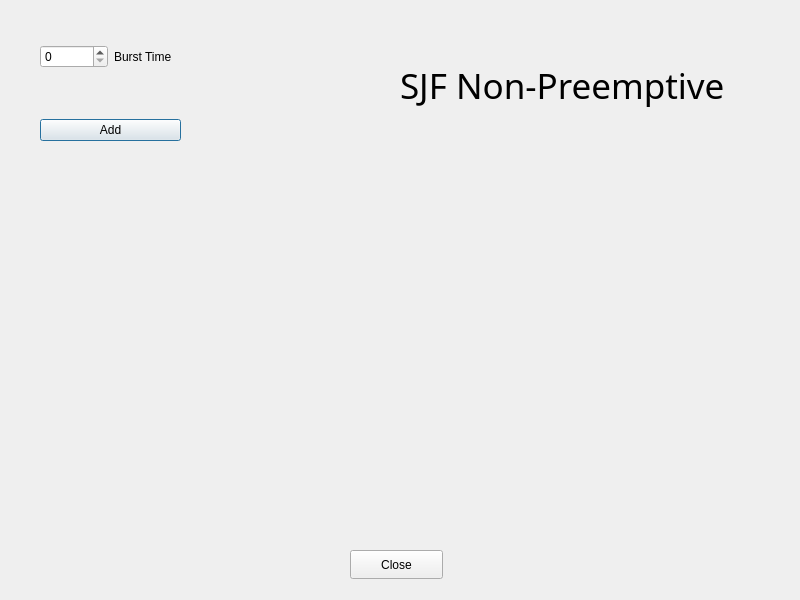
<?xml version="1.0" encoding="UTF-8"?>
<ui version="4.0">
 <class>sjfnon</class>
 <widget class="QDialog" name="sjfnon">
  <property name="geometry">
   <rect>
    <x>0</x>
    <y>0</y>
    <width>800</width>
    <height>600</height>
   </rect>
  </property>
  <property name="windowTitle">
   <string>Dialog</string>
  </property>
  <widget class="QWidget" name="layoutWidget">
   <property name="geometry">
    <rect>
     <x>40</x>
     <y>0</y>
     <width>141</width>
     <height>141</height>
    </rect>
   </property>
   <layout class="QVBoxLayout" name="verticalLayout_2">
    <item>
     <layout class="QHBoxLayout" name="horizontalLayout_4">
      <item>
       <widget class="QSpinBox" name="burst_2"/>
      </item>
      <item>
       <widget class="QLabel" name="BurstTime_2">
        <property name="text">
         <string>Burst Time</string>
        </property>
       </widget>
      </item>
     </layout>
    </item>
    <item>
     <widget class="QPushButton" name="add_2">
      <property name="text">
       <string>Add</string>
      </property>
     </widget>
    </item>
   </layout>
  </widget>
  <widget class="QLabel" name="title">
   <property name="geometry">
    <rect>
     <x>400</x>
     <y>30</y>
     <width>371</width>
     <height>111</height>
    </rect>
   </property>
   <property name="font">
    <font>
     <family>Impact</family>
     <pointsize>26</pointsize>
    </font>
   </property>
   <property name="text">
    <string>SJF Non-Preemptive</string>
   </property>
  </widget>
  <widget class="QPushButton" name="close">
   <property name="geometry">
    <rect>
     <x>350</x>
     <y>550</y>
     <width>93</width>
     <height>29</height>
    </rect>
   </property>
   <property name="text">
    <string>Close</string>
   </property>
  </widget>
 </widget>
 <resources/>
 <connections/>
</ui>
